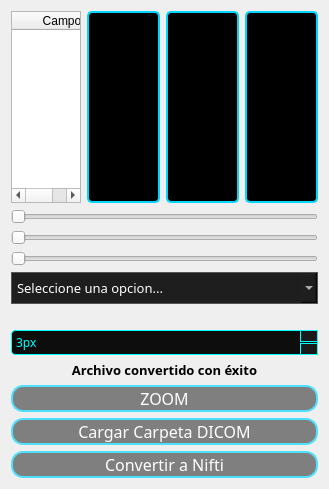
         <widget class="QWidget" name="vent_imagenes">
          <property name="sizePolicy">
           <sizepolicy hsizetype="Expanding" vsizetype="Expanding">
            <horstretch>0</horstretch>
            <verstretch>0</verstretch>
           </sizepolicy>
          </property>
          <layout class="QVBoxLayout" name="verticalLayout_5" stretch="0,0">
           <item>
            <layout class="QGridLayout" name="gridLayout" rowstretch="0" columnstretch="2,3,3,3">
             <item row="0" column="3">
              <widget class="QLabel" name="label_coronal">
               <property name="sizePolicy">
                <sizepolicy hsizetype="Expanding" vsizetype="Expanding">
                 <horstretch>0</horstretch>
                 <verstretch>0</verstretch>
                </sizepolicy>
               </property>
               <property name="autoFillBackground">
                <bool>false</bool>
               </property>
               <property name="styleSheet">
                <string notr="true">QLabel {
    background-color: #000000; 
    border: 2px solid #00d4ff;
    border-radius: 5px;
}</string>
               </property>
               <property name="text">
                <string/>
               </property>
               <property name="scaledContents">
                <bool>true</bool>
               </property>
               <property name="alignment">
                <set>Qt::AlignmentFlag::AlignCenter</set>
               </property>
              </widget>
             </item>
             <item row="0" column="2">
              <widget class="QLabel" name="label_axial">
               <property name="sizePolicy">
                <sizepolicy hsizetype="Expanding" vsizetype="Expanding">
                 <horstretch>0</horstretch>
                 <verstretch>0</verstretch>
                </sizepolicy>
               </property>
               <property name="styleSheet">
                <string notr="true">QLabel {
    background-color: #000000; 
    border: 2px solid #00d4ff;
    border-radius: 5px;
}</string>
               </property>
               <property name="text">
                <string/>
               </property>
              </widget>
             </item>
             <item row="0" column="1">
              <widget class="QLabel" name="label_sagital">
               <property name="sizePolicy">
                <sizepolicy hsizetype="Expanding" vsizetype="Expanding">
                 <horstretch>0</horstretch>
                 <verstretch>0</verstretch>
                </sizepolicy>
               </property>
               <property name="styleSheet">
                <string notr="true">QLabel {
    background-color: #000000; 
    border: 2px solid #00d4ff;
    border-radius: 5px;
}</string>
               </property>
               <property name="text">
                <string/>
               </property>
              </widget>
             </item>
             <item row="0" column="0">
              <widget class="QTableWidget" name="tableWidget_2">
               <property name="sizePolicy">
                <sizepolicy hsizetype="Expanding" vsizetype="Expanding">
                 <horstretch>0</horstretch>
                 <verstretch>0</verstretch>
                </sizepolicy>
               </property>
               <property name="alternatingRowColors">
                <bool>true</bool>
               </property>
               <property name="selectionBehavior">
                <enum>QAbstractItemView::SelectionBehavior::SelectRows</enum>
               </property>
               <attribute name="horizontalHeaderStretchLastSection">
                <bool>true</bool>
               </attribute>
               <column>
                <property name="text">
                 <string>Campo</string>
                </property>
               </column>
               <column>
                <property name="text">
                 <string>Valor</string>
                </property>
               </column>
              </widget>
             </item>
            </layout>
           </item>
           <item>
            <layout class="QVBoxLayout" name="verticalLayout">
             <item>
              <widget class="QSlider" name="slider_sagital">
               <property name="cursor">
                <cursorShape>OpenHandCursor</cursorShape>
               </property>
               <property name="orientation">
                <enum>Qt::Orientation::Horizontal</enum>
               </property>
              </widget>
             </item>
             <item>
              <widget class="QSlider" name="slider_axial">
               <property name="cursor">
                <cursorShape>OpenHandCursor</cursorShape>
               </property>
               <property name="orientation">
                <enum>Qt::Orientation::Horizontal</enum>
               </property>
              </widget>
             </item>
             <item>
              <widget class="QSlider" name="slider_coronal">
               <property name="sizePolicy">
                <sizepolicy hsizetype="Expanding" vsizetype="Fixed">
                 <horstretch>0</horstretch>
                 <verstretch>0</verstretch>
                </sizepolicy>
               </property>
               <property name="cursor">
                <cursorShape>OpenHandCursor</cursorShape>
               </property>
               <property name="orientation">
                <enum>Qt::Orientation::Horizontal</enum>
               </property>
              </widget>
             </item>
             <item>
              <widget class="QComboBox" name="seleccion_segmentacion">
               <property name="sizePolicy">
                <sizepolicy hsizetype="Expanding" vsizetype="Expanding">
                 <horstretch>0</horstretch>
                 <verstretch>0</verstretch>
                </sizepolicy>
               </property>
               <property name="font">
                <font>
                 <family>BankGothic Md BT</family>
                 <pointsize>10</pointsize>
                </font>
               </property>
               <property name="cursor">
                <cursorShape>PointingHandCursor</cursorShape>
               </property>
               <property name="styleSheet">
                <string notr="true">QComboBox {
    background-color: #1e1e1e;
    border: 1px solid #555;
    color: white;
    padding: 5px;
}</string>
               </property>
               <item>
                <property name="text">
                 <string>Seleccione una opcion...</string>
                </property>
               </item>
               <item>
                <property name="text">
                 <string>Gaussiano</string>
                </property>
               </item>
               <item>
                <property name="text">
                 <string>Filtro Binario</string>
                </property>
               </item>
               <item>
                <property name="text">
                 <string>Filtro Binario Invertido</string>
                </property>
               </item>
               <item>
                <property name="text">
                 <string>Filtro Truncado</string>
                </property>
               </item>
               <item>
                <property name="text">
                 <string>Filtro Tozero</string>
                </property>
               </item>
               <item>
                <property name="text">
                 <string>Filtro Tozero Invertido</string>
                </property>
               </item>
               <item>
                <property name="text">
                 <string>Morfologia</string>
                </property>
               </item>
              </widget>
             </item>
             <item>
              <spacer name="verticalSpacer">
               <property name="orientation">
                <enum>Qt::Orientation::Vertical</enum>
               </property>
               <property name="sizeType">
                <enum>QSizePolicy::Policy::Minimum</enum>
               </property>
               <property name="sizeHint" stdset="0">
                <size>
                 <width>20</width>
                 <height>20</height>
                </size>
               </property>
              </spacer>
             </item>
             <item>
              <widget class="QSpinBox" name="spinkernel">
               <property name="font">
                <font>
                 <family>BankGothic Md BT</family>
                </font>
               </property>
               <property name="cursor">
                <cursorShape>PointingHandCursor</cursorShape>
               </property>
               <property name="styleSheet">
                <string notr="true">QSpinBox {
    background-color: #0d0d0d;        /* Fondo oscuro */
    border: 1px solid #00FFFF;        /* Borde cian */
    color: #00FFFF;                   /* Texto cian */
    border-radius: 4px;
    padding: 2px;
    selection-background-color: #00FFFF;
    selection-color: #000000;
}

QSpinBox::up-button {
    background-color: #1a1a1a;        /* Fondo del botón */
    border: 1px solid #00FFFF;
    subcontrol-origin: border;
    subcontrol-position: top right;   /* Posición flecha arriba */
    width: 16px;
}

QSpinBox::down-button {
    background-color: #1a1a1a;        /* Fondo del botón */
    border: 1px solid #00FFFF;
    subcontrol-origin: border;
    subcontrol-position: bottom right; /* Posición flecha abajo */
    width: 16px;
}</string>
               </property>
               <property name="suffix">
                <string>px</string>
               </property>
               <property name="minimum">
                <number>1</number>
               </property>
               <property name="maximum">
                <number>25</number>
               </property>
               <property name="singleStep">
                <number>2</number>
               </property>
               <property name="value">
                <number>3</number>
               </property>
              </widget>
             </item>
             <item>
              <layout class="QVBoxLayout" name="verticalLayout_4">
               <item>
                <widget class="QLabel" name="label">
                 <property name="font">
                  <font>
                   <family>BankGothic Md BT</family>
                   <pointsize>10</pointsize>
                  </font>
                 </property>
                 <property name="styleSheet">
                  <string notr="true">background-color: transparent;</string>
                 </property>
                 <property name="text">
                  <string>&lt;html&gt;&lt;head/&gt;&lt;body&gt;&lt;p align=&quot;center&quot;&gt;&lt;span style=&quot; font-weight:700;&quot;&gt;Archivo convertido con éxito&lt;/span&gt;&lt;/p&gt;&lt;/body&gt;&lt;/html&gt;</string>
                 </property>
                </widget>
               </item>
               <item>
                <widget class="QPushButton" name="btn_zoom">
                 <property name="font">
                  <font>
                   <family>BankGothic Md BT</family>
                   <pointsize>12</pointsize>
                  </font>
                 </property>
                 <property name="cursor">
                  <cursorShape>PointingHandCursor</cursorShape>
                 </property>
                 <property name="mouseTracking">
                  <bool>true</bool>
                 </property>
                 <property name="styleSheet">
                  <string notr="true">QPushButton{
    background-color: rgba(0,0,0,120);
    color: white;
    border: 2px solid #4fdfff;
    border-radius: 12px;
    font-size: 12pt;
}

QPushButton:hover {
    background-color: rgba(0, 212, 255, 0.3); 
    border: 2px solid #ffffff; 
}

QPushButton:pressed {
    background-color: #00d4ff; 
    color: black;
}</string>
                 </property>
                 <property name="text">
                  <string>ZOOM</string>
                 </property>
                </widget>
               </item>
               <item>
                <widget class="QPushButton" name="btn_cargar_dicom">
                 <property name="font">
                  <font>
                   <family>BankGothic Md BT</family>
                   <pointsize>12</pointsize>
                  </font>
                 </property>
                 <property name="cursor">
                  <cursorShape>PointingHandCursor</cursorShape>
                 </property>
                 <property name="styleSheet">
                  <string notr="true">QPushButton{
    background-color: rgba(0,0,0,120);
    color: white;
    border: 2px solid #4fdfff;
    border-radius: 12px;
    font-size: 12pt;
}

QPushButton:hover {
    background-color: rgba(0, 212, 255, 0.3); 
    border: 2px solid #ffffff; 
}

QPushButton:pressed {
    background-color: #00d4ff; 
    color: black;
}</string>
                 </property>
                 <property name="text">
                  <string>Cargar Carpeta DICOM</string>
                 </property>
                </widget>
               </item>
               <item>
                <widget class="QPushButton" name="btn_cargar_nifti">
                 <property name="font">
                  <font>
                   <family>BankGothic Md BT</family>
                   <pointsize>12</pointsize>
                  </font>
                 </property>
                 <property name="cursor">
                  <cursorShape>PointingHandCursor</cursorShape>
                 </property>
                 <property name="styleSheet">
                  <string notr="true">QPushButton{
    background-color: rgba(0,0,0,120);
    color: white;
    border: 2px solid #4fdfff;
    border-radius: 12px;
    font-size: 12pt;
}

QPushButton:hover {
    background-color: rgba(0, 212, 255, 0.3); 
    border: 2px solid #ffffff; 
}

QPushButton:pressed {
    background-color: #00d4ff; 
    color: black;
}</string>
                 </property>
                 <property name="text">
                  <string>Convertir a Nifti</string>
                 </property>
                </widget>
               </item>
              </layout>
             </item>
            </layout>
           </item>
          </layout>
         </widget>
